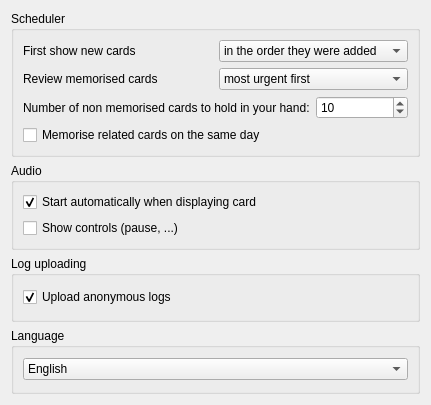
<?xml version="1.0" encoding="UTF-8"?>
<ui version="4.0">
 <class>ConfigurationWdgtMain</class>
 <widget class="QWidget" name="ConfigurationWdgtMain">
  <property name="geometry">
   <rect>
    <x>0</x>
    <y>0</y>
    <width>431</width>
    <height>405</height>
   </rect>
  </property>
  <property name="windowTitle">
   <string>Form</string>
  </property>
  <layout class="QVBoxLayout" name="verticalLayout_6">
   <item>
    <layout class="QVBoxLayout" name="verticalLayout_5">
     <item>
      <widget class="QGroupBox" name="groupBox">
       <property name="title">
        <string>Scheduler</string>
       </property>
       <layout class="QVBoxLayout" name="verticalLayout">
        <item>
         <layout class="QHBoxLayout" name="horizontalLayout_2">
          <item>
           <widget class="QLabel" name="label_2">
            <property name="text">
             <string>First show new cards</string>
            </property>
           </widget>
          </item>
          <item>
           <widget class="QComboBox" name="new_cards">
            <item>
             <property name="text">
              <string>in the order they were added</string>
             </property>
            </item>
            <item>
             <property name="text">
              <string>in random order</string>
             </property>
            </item>
           </widget>
          </item>
         </layout>
        </item>
        <item>
         <layout class="QHBoxLayout" name="horizontalLayout_3">
          <item>
           <widget class="QLabel" name="label_3">
            <property name="text">
             <string>Review memorised cards</string>
            </property>
           </widget>
          </item>
          <item>
           <widget class="QComboBox" name="scheduled_cards">
            <item>
             <property name="text">
              <string>most urgent first</string>
             </property>
            </item>
            <item>
             <property name="text">
              <string>in random order</string>
             </property>
            </item>
           </widget>
          </item>
         </layout>
        </item>
        <item>
         <layout class="QHBoxLayout" name="horizontalLayout">
          <item>
           <widget class="QLabel" name="label">
            <property name="text">
             <string>Number of non memorised cards to hold in your hand:</string>
            </property>
           </widget>
          </item>
          <item>
           <widget class="QSpinBox" name="non_memorised_cards">
            <property name="minimum">
             <number>1</number>
            </property>
            <property name="value">
             <number>10</number>
            </property>
           </widget>
          </item>
         </layout>
        </item>
        <item>
         <widget class="QCheckBox" name="memorise_related_cards_on_same_day">
          <property name="text">
           <string>Memorise related cards on the same day</string>
          </property>
         </widget>
        </item>
       </layout>
      </widget>
     </item>
     <item>
      <widget class="QGroupBox" name="groupBox_2">
       <property name="title">
        <string>Audio</string>
       </property>
       <layout class="QVBoxLayout" name="verticalLayout_2">
        <item>
         <widget class="QCheckBox" name="media_autoplay">
          <property name="text">
           <string>Start automatically when displaying card</string>
          </property>
          <property name="checked">
           <bool>true</bool>
          </property>
         </widget>
        </item>
        <item>
         <widget class="QCheckBox" name="media_controls">
          <property name="text">
           <string>Show controls (pause, ...)</string>
          </property>
          <property name="checked">
           <bool>false</bool>
          </property>
         </widget>
        </item>
       </layout>
      </widget>
     </item>
     <item>
      <widget class="QGroupBox" name="groupBox_3">
       <property name="title">
        <string>Log uploading</string>
       </property>
       <layout class="QVBoxLayout" name="verticalLayout_3">
        <item>
         <widget class="QCheckBox" name="upload_logs">
          <property name="text">
           <string>Upload anonymous logs</string>
          </property>
          <property name="checked">
           <bool>true</bool>
          </property>
         </widget>
        </item>
       </layout>
      </widget>
     </item>
     <item>
      <widget class="QGroupBox" name="groupBox_4">
       <property name="title">
        <string>Language</string>
       </property>
       <layout class="QVBoxLayout" name="verticalLayout_4">
        <item>
         <widget class="QComboBox" name="language">
          <item>
           <property name="text">
            <string>English</string>
           </property>
          </item>
         </widget>
        </item>
       </layout>
      </widget>
     </item>
    </layout>
   </item>
  </layout>
 </widget>
 <resources/>
 <connections/>
</ui>
